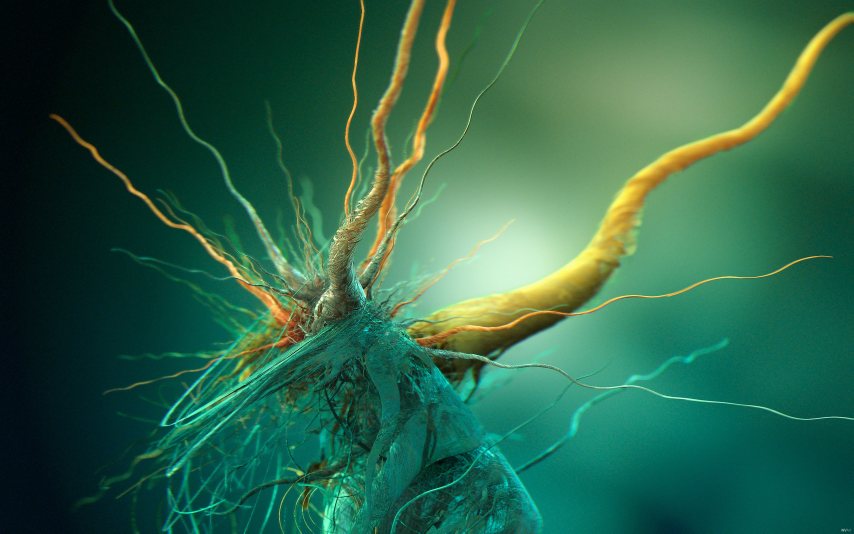
//> input picture cpp/cuda/src/nvida_samples/common/data/Growth_of_cubic_bacteria_25x16.jpg, 2560 x 1600 px (shown at 1/3 size)
$ ./BackProjection ../../../cuda/src/nvida_samples/common/data/Growth_of_cubic_bacteria_25x16.jpg   (built with g++ and OpenCV 4)
//> lines starting //> are read from the running program, lines starting //| are printed output that depends on the picture
#include <iostream>

#include <opencv2/imgproc/imgproc.hpp>
#include <opencv2/highgui/highgui.hpp>

using namespace cv;
using namespace std;

Mat src;
Mat hsv;
Mat hue;

int bins = 25;

// function headers
void Hist_and_Backproj( int, void* );


int main ( int argc, char** argv )
{
    // read the image
    src = imread( argv[1], 1 );
//> src is the input picture: 1600 rows x 2560 cols, CV_8UC3; mean B, G, R 74.3, 100.3, 45.5
    // transform it to HSV
    cvtColor( src, hsv, CV_BGR2HSV );
//> hsv: 1600 rows x 2560 cols, CV_8UC3; mean H, S, V 74.8, 183, 102.1

    // use only the Hue value
    hue.create( hsv.size(), hsv.depth() );
    int ch[] = {0, 0};
    mixChannels( &hsv, 1, &hue, 1, ch, 1);
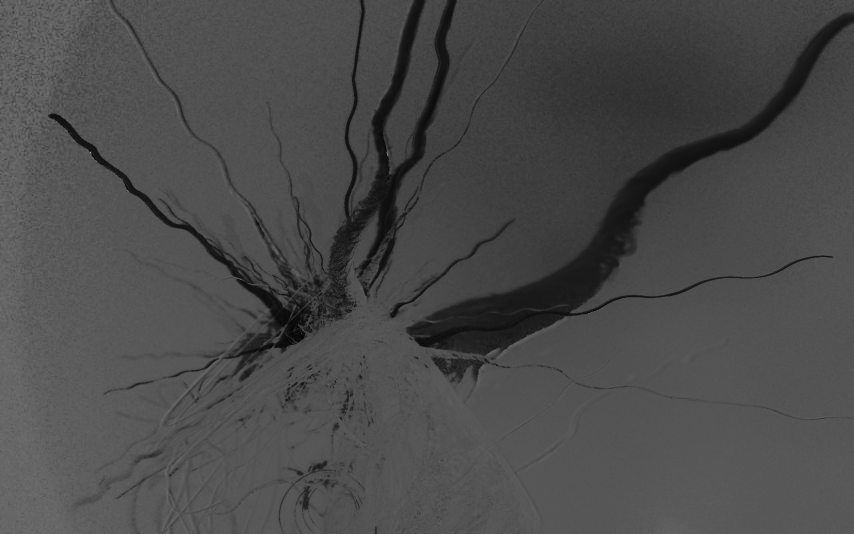
//> hue: 1600 rows x 2560 cols, CV_8UC1 (shown at 1/3 size); min 0, max 179, mean 74.8

    // create trackbar to enter the number of bins
    char* window_image = "Source image";
    namedWindow( window_image, CV_WINDOW_AUTOSIZE );
    createTrackbar("* Hue bins: ", window_image, &bins, 180, Hist_and_Backproj );
    Hist_and_Backproj(0, 0);

    // show the image
    imshow( window_image, src );

    waitKey(0);
    return 0;
}


void Hist_and_Backproj ( int, void* )
{
    MatND hist;
    int histSize = MAX( bins, 2 );
    float hue_range[] = { 0, 180 };
    const float* ranges = { hue_range };

    // get the histogram and normalize it
    calcHist( &hue, 1, 0, Mat(), hist, 1, &histSize, &ranges, true, false);
//> hist = 25 values, max 1324134 at index 11, min 0 at index 19, mean 163840
    normalize( hist, hist, 0, 255, NORM_MINMAX, -1, Mat() );
//> hist = 25 values, max 255 at index 11, min 0 at index 19, mean 31.55

    // get backprojection
    MatND backproj;
    calcBackProject( &hue, 1, 0, hist, backproj, &ranges, 1, true);
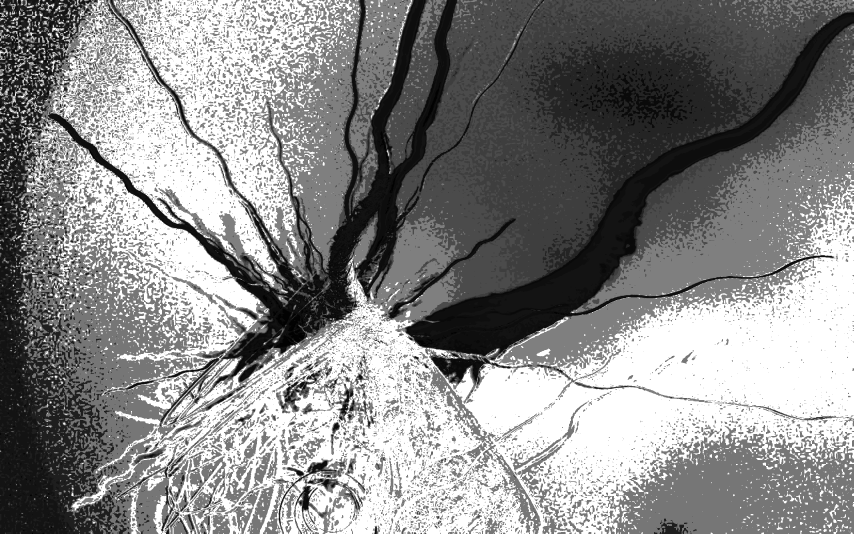
//> backproj: 1600 rows x 2560 cols, CV_8UC1 (shown at 1/3 size); min 0, max 255, mean 137

    // draw the backproj
    imshow("BackProj", backproj);

    // draw the histogram
    int w = 400;
    int h = 400;
    int bin_w = cvRound( (double) w / histSize);
    Mat histImg = Mat::zeros( w, h, CV_8UC3 );

    for ( int i = 0; i < bins; i++ )
    {
        rectangle( histImg,
                   Point( i * bin_w, h),
                   Point( (i-1) * bin_w, h - cvRound( hist.at<float>(i) * h / 255.0 )),
                   Scalar(0, 0, 255), -1);
    }
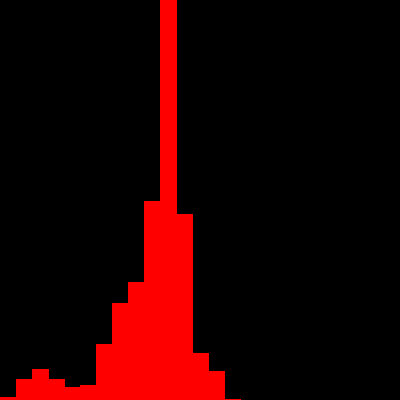
//> histImg: 400 rows x 400 cols, CV_8UC3; mean B, G, R 0, 0, 32.2

    imshow("Histogram", histImg);
}

$ run again, on cpp/cuda/src/nvida_samples/common/data/flower.ppm
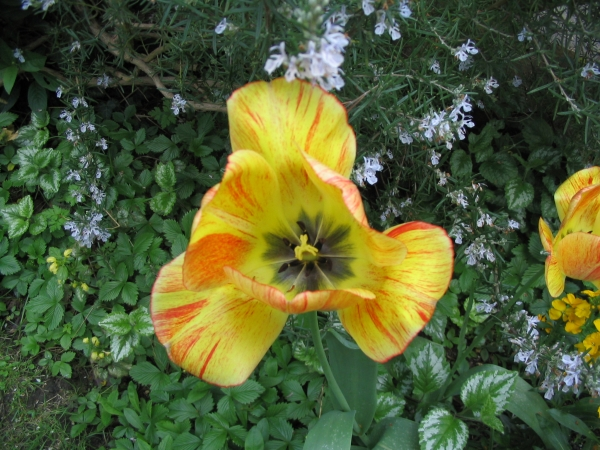
//> input picture cpp/cuda/src/nvida_samples/common/data/flower.ppm, 600 x 450 px
//> src is the input picture: 450 rows x 600 cols, CV_8UC3; mean B, G, R 52.7, 94.5, 83.8
//> hsv: 450 rows x 600 cols, CV_8UC3; mean H, S, V 52.2, 112.6, 101.7
//> `mixChannels( &hsv, 1, &hue, 1, ch, 1);`:
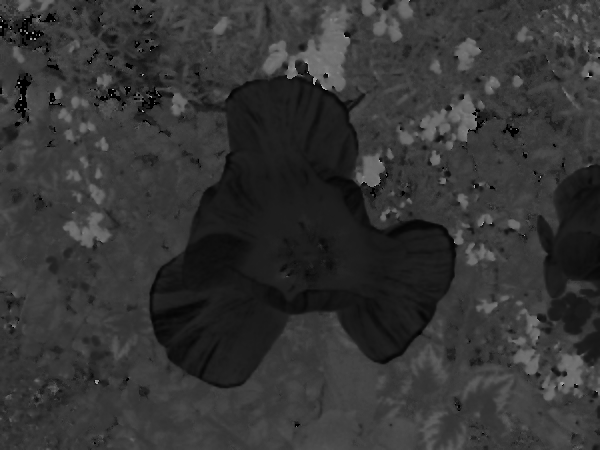
//> hue: 450 rows x 600 cols, CV_8UC1; min 0, max 179, mean 52.2
//> in Hist_and_Backproj, `calcHist( &hue, 1, 0, Mat(), hist, 1, &histSize, &ranges, true, false);`: hist = 25 values, max 61511 at index 7, min 13 at index 20, mean 10800
//> in Hist_and_Backproj, `normalize( hist, hist, 0, 255, NORM_MINMAX, -1, Mat() );`: hist = 25 values, max 255 at index 7, min 0 at index 20, mean 44.73
//> after the loop in Hist_and_Backproj, `for ( int i = 0; i < bins; i++ )`:
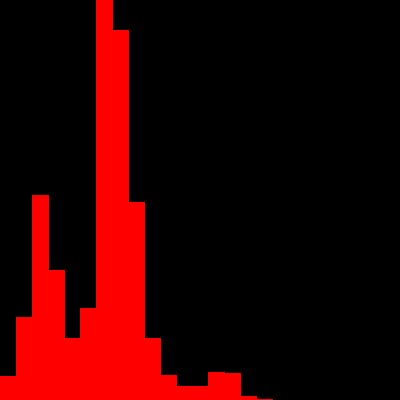
//> histImg: 400 rows x 400 cols, CV_8UC3; mean B, G, R 0, 0, 45.2

$ run again, on cpp/cuda/src/nvida_samples/common/data/person.ppm
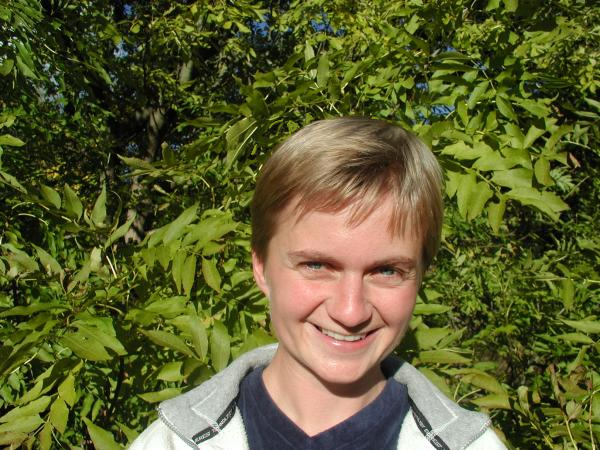
//> input picture cpp/cuda/src/nvida_samples/common/data/person.ppm, 600 x 450 px
//> src is the input picture: 450 rows x 600 cols, CV_8UC3; mean B, G, R 47.4, 94.7, 92.8
//> hsv: 450 rows x 600 cols, CV_8UC3; mean H, S, V 36, 163.1, 102.2
//> `mixChannels( &hsv, 1, &hue, 1, ch, 1);`:
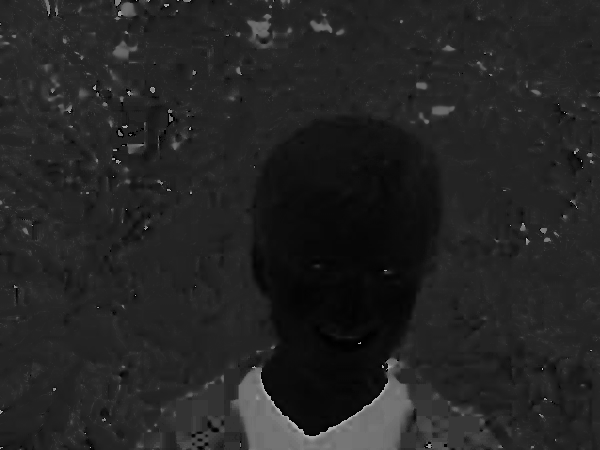
//> hue: 450 rows x 600 cols, CV_8UC1; min 0, max 179, mean 36
//> in Hist_and_Backproj, `calcHist( &hue, 1, 0, Mat(), hist, 1, &histSize, &ranges, true, false);`: hist = 25 values, max 99706 at index 5, min 70 at index 20, mean 10800
//> in Hist_and_Backproj, `normalize( hist, hist, 0, 255, NORM_MINMAX, -1, Mat() );`: hist = 25 values, max 255 at index 5, min 0 at index 20, mean 27.46
//> after the loop in Hist_and_Backproj, `for ( int i = 0; i < bins; i++ )`:
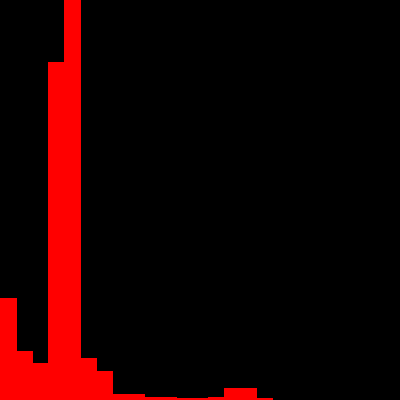
//> histImg: 400 rows x 400 cols, CV_8UC3; mean B, G, R 0, 0, 27.5
